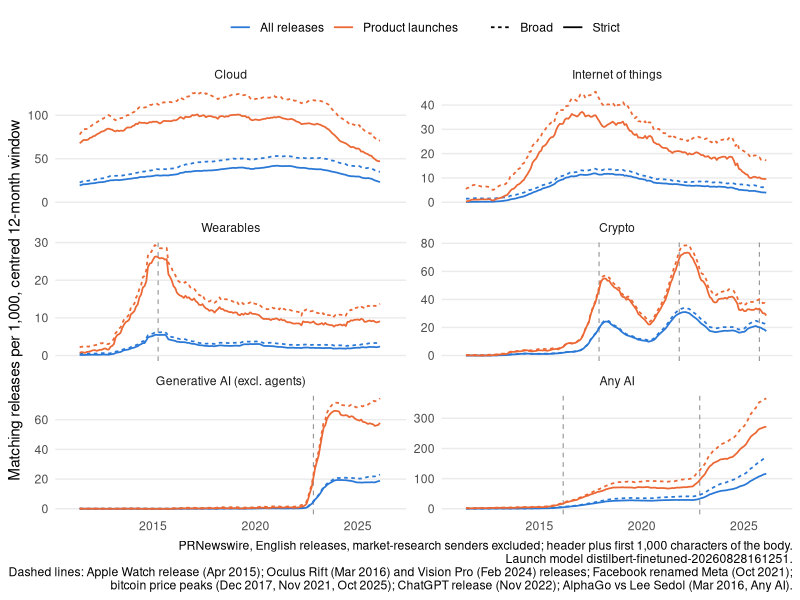
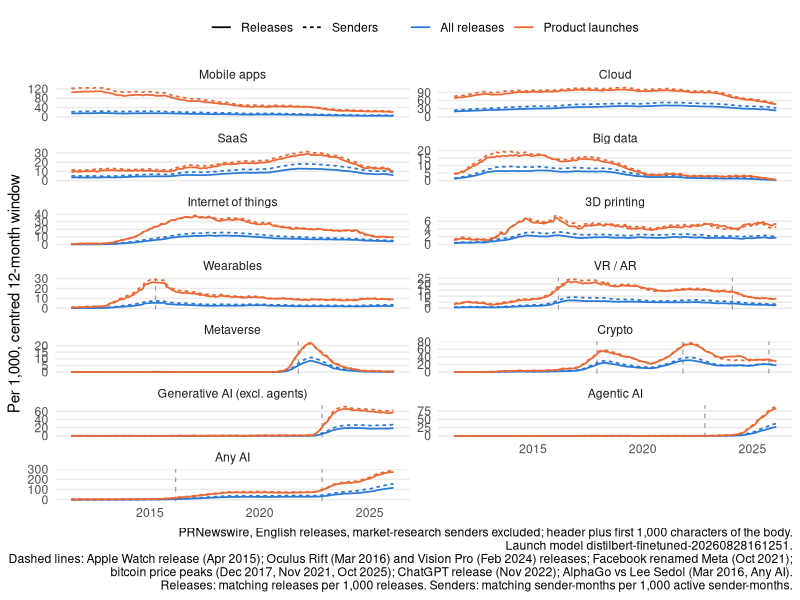
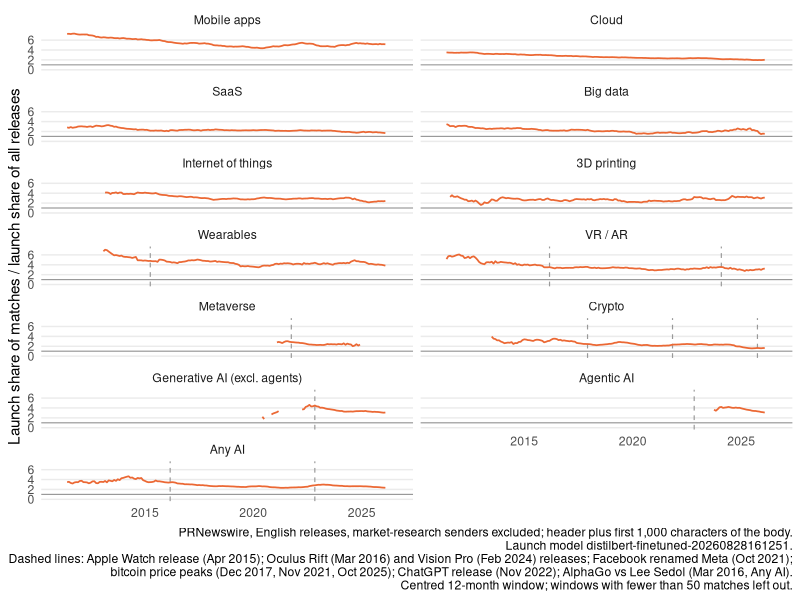
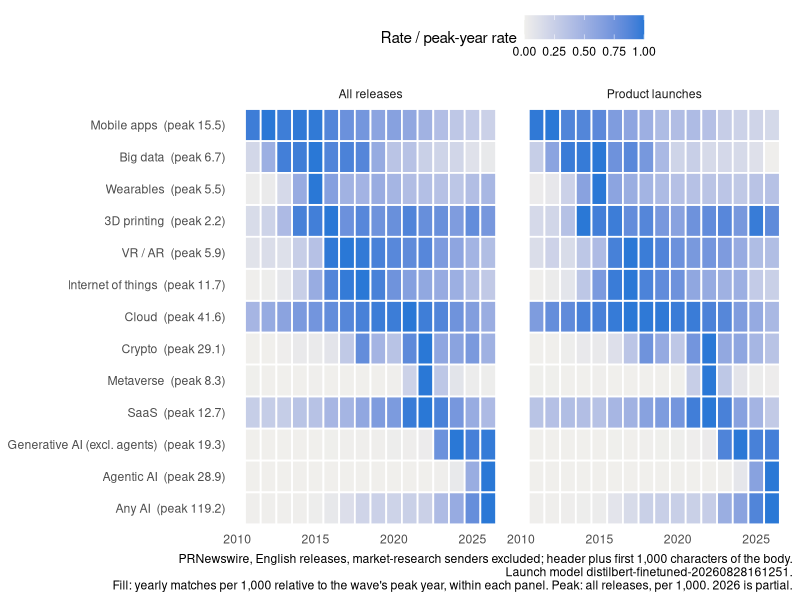
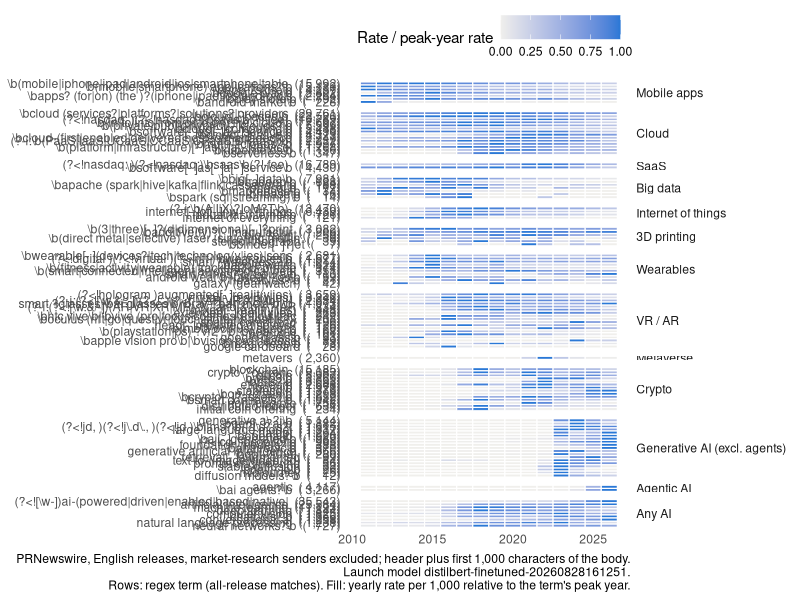
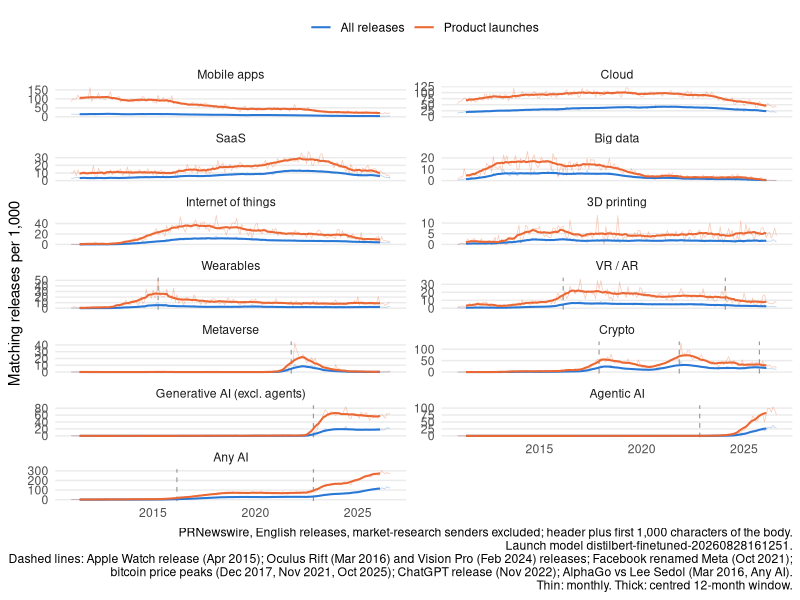
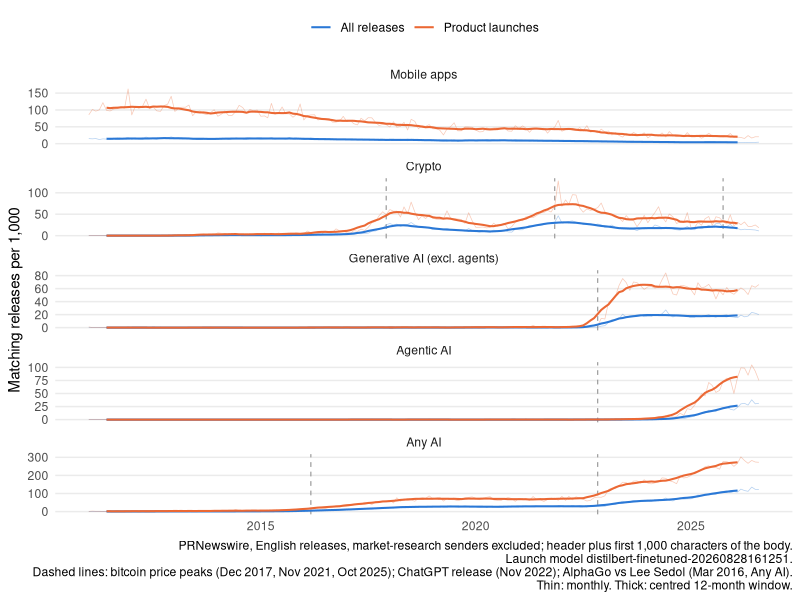
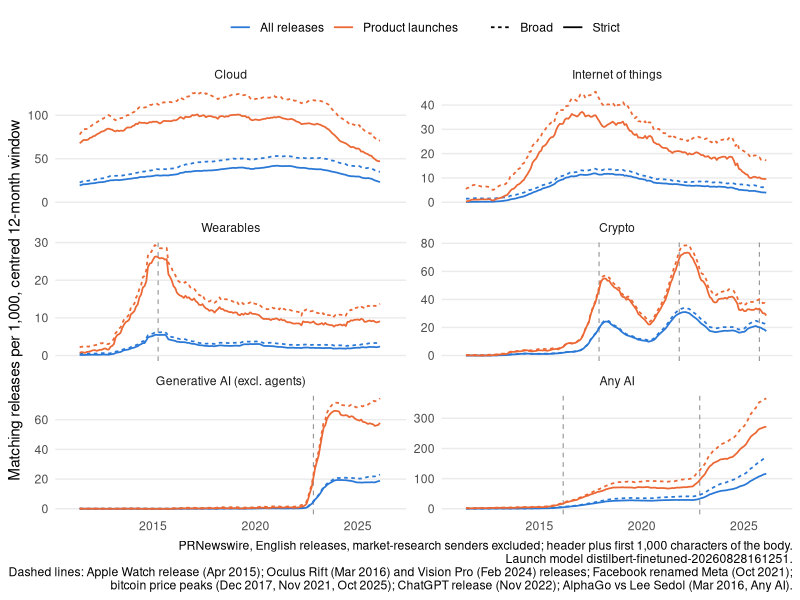

Source code (R) for these figures, in order:
library(data.table)
library(ggplot2)
pdf(NULL)

setwd(dirname(normalizePath(sub("--file=", "", grep("--file=", commandArgs(), value = TRUE)))))

# Pre-2011 coverage is thin; the last month is still being scraped
cv <- fread("coverage.csv")[month >= "2011-01" & month < max(month)]
labels <- c(
	mobile = "Mobile apps", cloud = "Cloud", saas = "SaaS", big_data = "Big data", iot = "Internet of things", printing_3d = "3D printing",
	wearables = "Wearables", xr = "VR / AR", metaverse = "Metaverse", crypto = "Crypto",
	genai = "Generative AI (excl. agents)", agentic = "Agentic AI", ai = "Any AI",
	cloud_broad = "Cloud", iot_broad = "Internet of things", wearables_broad = "Wearables",
	crypto_broad = "Crypto", genai_broad = "Generative AI (excl. agents)", ai_broad = "Any AI"
)
headline <- names(labels)[1:13]

# monthly.csv omits months with no matches
m <- fread("monthly.csv")
d <- m[, !c("total", "total_senders")][CJ(month = cv$month, group = c("all", "launch"), series = names(labels)), on = .(month, group, series)]
d[is.na(n), `:=`(n = 0L, senders = 0L)]
d[cv, total := fifelse(group == "all", i.kept, i.launch_kept), on = "month"]
d[unique(m[, .(month, group, total_senders)]), total_senders := i.total_senders, on = .(month, group)]
d[, date := as.IDate(paste0(month, "-01"))]
setkey(d, series, group, date)
# Centred 12-month window: ratio of sums, so thin months weigh less
d[, `:=`(rate = 1000 * n / total, smooth = 1000 * frollsum(n, 12, align = "center") / frollsum(total, 12, align = "center"),
	smooth_senders = 1000 * frollsum(senders, 12, align = "center") / frollsum(total_senders, 12, align = "center")), by = .(series, group)]
d[, label := factor(labels[series], unique(labels))]

cols <- c(all = "#2a78d6", launch = "#eb6834")
group_labels <- c(all = "All releases", launch = "Product launches")
theme_set(theme_minimal(base_size = 11) + theme(
	panel.grid.minor = element_blank(), panel.grid.major.x = element_blank(),
	legend.position = "top", legend.title = element_blank(),
	plot.background = element_rect(fill = "white", colour = NA)
))
events <- data.table(
	series = c("wearables", "xr", "xr", "metaverse", "crypto", "crypto", "crypto", "genai", "agentic", "ai", "ai"),
	date = as.IDate(c("2015-04-01", "2016-03-01", "2024-02-01", "2021-10-01", "2017-12-01", "2021-11-01", "2025-10-01", "2022-11-01", "2022-11-01", "2022-11-01", "2016-03-01"))
)
events[, label := factor(labels[series], levels(d$label))]
event_lines <- geom_vline(data = events, aes(xintercept = date), linetype = "dashed", colour = "grey60", linewidth = 0.4)
caption <- sprintf(paste(
	"PRNewswire, English releases, market-research senders excluded; header plus first 1,000 characters of the body.",
	"Launch model %s.", sep = "\n"), cv$launch_version[1])
caption_events <- paste(caption, "Dashed lines: Apple Watch release (Apr 2015); Oculus Rift (Mar 2016) and Vision Pro (Feb 2024) releases; Facebook renamed Meta (Oct 2021);",
	"bitcoin price peaks (Dec 2017, Nov 2021, Oct 2025); ChatGPT release (Nov 2022); AlphaGo vs Lee Sedol (Mar 2016, Any AI).", sep = "\n")

# shares.png: all waves; shares_core.png: mobile, crypto and AI only
for (core in c(FALSE, TRUE)) {
	keep <- if (core) c("mobile", "crypto", "genai", "agentic", "ai") else headline
	p <- ggplot(d[series %in% keep], aes(date, colour = group)) +
		geom_vline(data = events[series %in% keep], aes(xintercept = date), linetype = "dashed", colour = "grey60", linewidth = 0.4) +
		geom_line(aes(y = rate), linewidth = 0.25, alpha = 0.35) +
		geom_line(aes(y = smooth), linewidth = 0.7, na.rm = TRUE) +
		facet_wrap(~label, ncol = if (core) 1 else 2, scales = "free_y") +
		scale_colour_manual(values = cols, labels = group_labels) +
		scale_y_continuous(limits = c(0, NA)) +
		labs(x = NULL, y = "Matching releases per 1,000", caption = paste(
			if (core) paste(caption, "Dashed lines: bitcoin price peaks (Dec 2017, Nov 2021, Oct 2025); ChatGPT release (Nov 2022); AlphaGo vs Lee Sedol (Mar 2016, Any AI).", sep = "\n") else caption_events,
			"Thin: monthly. Thick: centred 12-month window.", sep = "\n"))
	ggsave(if (core) "shares_core.png" else "shares.png", p, width = if (core) 9 else 12, height = if (core) 11 else 14, dpi = 150)
}

r <- d[series %in% c("cloud", "iot", "wearables", "crypto", "genai", "ai") | grepl("_broad", series)]
r[, variant := fifelse(grepl("_broad", series), "Broad", "Strict")]
ggplot(r, aes(date, smooth, colour = group, linetype = variant)) +
	geom_vline(data = events[series %in% r$series], aes(xintercept = date), linetype = "dashed", colour = "grey60", linewidth = 0.4) +
	geom_line(linewidth = 0.6, na.rm = TRUE) +
	facet_wrap(~label, ncol = 2, scales = "free_y") +
	scale_colour_manual(values = cols, labels = group_labels) +
	scale_linetype_manual(values = c(Strict = "solid", Broad = "22")) +
	scale_y_continuous(limits = c(0, NA)) +
	labs(x = NULL, y = "Matching releases per 1,000, centred 12-month window", caption = caption_events)
ggsave("robustness.png", width = 12, height = 8, dpi = 150)

# One vote per sender and month, against one release per release: damps boilerplate from a few prolific senders
sv <- melt(d[series %in% headline], id.vars = c("series", "label", "group", "date"), measure.vars = c("smooth", "smooth_senders"), variable.name = "unit", na.rm = TRUE)
sv[, unit := factor(unit, c("smooth", "smooth_senders"), c("Releases", "Senders"))]
ggplot(sv, aes(date, value, colour = group, linetype = unit)) +
	event_lines +
	geom_line(linewidth = 0.6) +
	facet_wrap(~label, ncol = 2, scales = "free_y") +
	scale_colour_manual(values = cols, labels = group_labels) +
	scale_linetype_manual(values = c(Releases = "solid", Senders = "22")) +
	scale_y_continuous(limits = c(0, NA)) +
	labs(x = NULL, y = "Per 1,000, centred 12-month window", caption = paste(caption_events,
		"Releases: matching releases per 1,000 releases. Senders: matching sender-months per 1,000 active sender-months.", sep = "\n"))
ggsave("senders.png", width = 12, height = 14, dpi = 150)

# Lift: launch share among matches over launch share among all releases
w <- dcast(d[series %in% headline], series + label + date ~ group, value.var = c("n", "total"))
setkey(w, series, date)
w[, `:=`(lift = (frollsum(n_launch, 12, align = "center") / frollsum(n_all, 12, align = "center")) /
	(frollsum(total_launch, 12, align = "center") / frollsum(total_all, 12, align = "center")),
	matches = frollsum(n_all, 12, align = "center")), by = series]
w[matches < 50, lift := NA]
ggplot(w, aes(date, lift)) +
	event_lines +
	geom_hline(yintercept = 1, colour = "grey60", linewidth = 0.4) +
	geom_line(colour = cols[["launch"]], linewidth = 0.6, na.rm = TRUE) +
	facet_wrap(~label, ncol = 2) +
	scale_y_continuous(limits = c(0, NA)) +
	labs(x = NULL, y = "Launch share of matches / launch share of all releases",
		caption = paste(caption_events, "Centred 12-month window; windows with fewer than 50 matches left out.", sep = "\n"))
ggsave("lift.png", width = 12, height = 12, dpi = 150)

# Overview: one row per wave, ordered by the year of its all-release peak
ov <- d[series %in% headline, .(rate = 1000 * sum(n) / sum(total)), by = .(series, label, group, year = year(date))]
ov[, rel := rate / max(rate), by = .(series, group)]
peaks <- ov[group == "all", .(peak_year = year[which.max(rate)], peak = max(rate)), by = .(series, label)]
ov[peaks, row := sprintf("%s  (peak %.1f)", i.label, i.peak), on = "series"]
ov[, row := factor(row, peaks[order(peak_year, series), sprintf("%s  (peak %.1f)", label, peak)])]
ggplot(ov, aes(year, row, fill = rel)) +
	geom_tile(colour = "white", linewidth = 0.6) +
	facet_wrap(~group, labeller = as_labeller(group_labels)) +
	scale_y_discrete(limits = rev) +
	scale_fill_gradient(low = "#f0efec", high = "#2a78d6", limits = c(0, 1), name = "Rate / peak-year rate") +
	theme(panel.grid = element_blank(), legend.position = "top", legend.title = element_text()) +
	labs(x = NULL, y = NULL, caption = paste(caption, "Fill: yearly matches per 1,000 relative to the wave's peak year, within each panel. Peak: all releases, per 1,000. 2026 is partial.", sep = "\n"))
ggsave("overview.png", width = 12, height = 5.5, dpi = 150)

# Per-term timing; the Any AI panel shows only the terms not already in generative or agentic AI
tm <- fread("terms.csv")[group == "all" & series %in% headline & month %in% cv$month]
tm <- tm[!(series == "ai" & term %in% tm[series %in% c("genai", "agentic"), unique(term)])]
tm[, year := as.integer(substr(month, 1, 4))]
tm <- tm[, .(n = sum(n)), by = .(series, term, year)]
years <- cv[, unique(as.integer(substr(month, 1, 4)))]
tm <- tm[unique(tm[, .(series, term)])[, .(year = years), by = .(series, term)], on = .(series, term, year)]
tm[is.na(n), n := 0L]
tm[cv[, .(total = sum(kept)), by = .(year = as.integer(substr(month, 1, 4)))], rate := 1000 * n / i.total, on = "year"]
tm[, `:=`(rel = rate / max(rate), tot = sum(n)), by = .(series, term)]
tm[, row := sprintf("%s  (%s)", substr(term, 1, 50), format(tot, big.mark = ","))]
tm[, row := factor(row, unique(row[order(series, -tot)]))]
tm[, label := factor(labels[series], levels(d$label))]
ggplot(tm, aes(year, row, fill = rel)) +
	geom_tile(colour = "white", linewidth = 0.4) +
	facet_grid(label ~ ., scales = "free_y", space = "free_y") +
	scale_y_discrete(limits = rev) +
	scale_fill_gradient(low = "#f0efec", high = "#2a78d6", limits = c(0, 1), name = "Rate / peak-year rate") +
	theme(panel.grid = element_blank(), legend.position = "top", legend.title = element_text(), strip.text.y = element_text(angle = 0, hjust = 0)) +
	labs(x = NULL, y = NULL, caption = paste(caption, "Rows: regex term (all-release matches). Fill: yearly rate per 1,000 relative to the term's peak year.", sep = "\n"))
ggsave("terms.png", width = 11, height = 2 + 0.2 * uniqueN(tm$row), dpi = 150, limitsize = FALSE)

sink("waves.txt")
cat(sprintf("Centred 12-month rate per 1,000 releases, %s to %s. Half-peak window: first and last month at or above half the peak.\n\n", min(cv$month), max(cv$month)))
print(d[!is.na(smooth), {
	p <- which.max(smooth)
	.(peak_month = month[p], peak = round(smooth[p], 1), half_from = month[which(smooth >= smooth[p] / 2)[1]],
		half_to = month[tail(which(smooth >= smooth[p] / 2), 1)], last = round(tail(smooth, 1), 1), matches = sum(n))
}, by = .(series, group)], row.names = FALSE)
cat("\nExcluded releases by year (% of scraped, blacklisted senders already removed upstream)\n")
print(cv[, .(scraped = sum(scraped), market_research = round(100 * sum(market_research) / sum(scraped), 1),
	non_english = round(100 * sum(non_english) / sum(scraped), 1), kept = sum(kept), launch_kept = sum(launch_kept)), by = .(year = substr(month, 1, 4))], row.names = FALSE)
sink()
